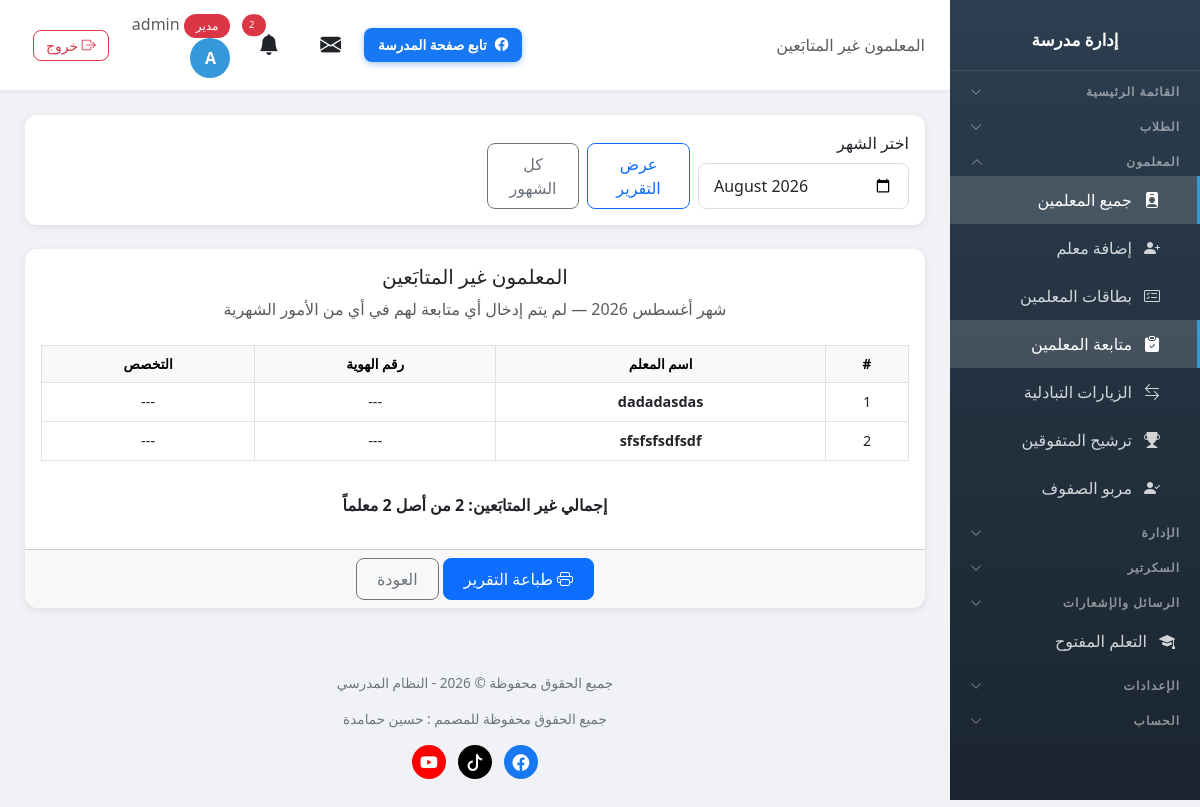
Screenshot of /followups/missing/ (signed in) with the database file from the repository.
### school/models.py (models this page shows, shortened)
class Profile(models.Model):
    ROLE_CHOICES = [
        ('admin', 'مدير'),
        ('vice_principal', 'نائب مدير'),
        ('secretary', 'سكرتير'),
        ('teacher', 'معلم'),
        ('student', 'طالب'),
    ]
    user = models.OneToOneField(User, on_delete=models.CASCADE, related_name='profile')
    role = models.CharField('الدور', max_length=20, choices=ROLE_CHOICES, default='student')
    phone = models.CharField('رقم الهاتف', max_length=20, blank=True)

class Teacher(models.Model):
    user = models.OneToOneField(User, on_delete=models.CASCADE, related_name='teacher_profile')
    full_name = models.CharField('الاسم الكامل', max_length=200)
    email = models.EmailField('البريد الإلكتروني', blank=True)
    phone = models.CharField('رقم الهاتف', max_length=20, blank=True)
    id_number = models.CharField('رقم الهوية', max_length=50, blank=True, help_text='رقم هوية المعلم الوطني')
    hire_date = models.DateField('تاريخ التعيين', null=True, blank=True)
    birth_date = models.DateField('تاريخ الميلاد', null=True, blank=True)
    qualification = models.CharField('المؤهل العلمي', max_length=200, blank=True, help_text='مثال: بكالوريوس، ماجستير، دكتوراه')
    specialization = models.CharField('التخصص', max_length=200, blank=True, help_text='مثال: رياضيات، فيزياء، لغة عربية')
    classes = models.ManyToManyField(Class, verbose_name='الصفوف', blank=True, related_name='teachers')
    subjects = models.ManyToManyField(Subject, verbose_name='المواد', blank=True, related_name='teachers')
    plain_password = models.CharField('كلمة المرور', max_length=100, blank=True, help_text='تظهر لمدير المدرسة فقط')
    created_at = models.DateTimeField('تاريخ الإضافة', auto_now_add=True)
    class Meta:
        verbose_name = 'معلم'
        verbose_name_plural = 'المعلمون'

### school/views.py (the view)
# urls.py: path('followups/missing/', views.teacher_followup_missing, name='teacher_followup_missing'),
@login_required
def teacher_followup_missing(request):
    if not has_perm(request.user, 'teacher_followup', 'view'):
        messages.error(request, 'ليس لديك صلاحية')
        return redirect('dashboard')
    month = request.GET.get('month', '')
    is_all = month == 'all'
    if is_all:
        followed_ids = TeacherFollowup.objects.values_list('teacher_id', flat=True)
        year, mon, month_value, month_label_text = None, None, 'all', 'جميع الشهور'
    else:
        year, mon = parse_month(month)
        followed_ids = TeacherFollowup.objects.filter(follow_date__year=year, follow_date__month=mon).values_list('teacher_id', flat=True)
        month_value, month_label_text = f'{year}-{mon:02d}', month_label(year, mon)
    missing = Teacher.objects.exclude(id__in=followed_ids).order_by('full_name')
    info = SchoolInfo.objects.first()
    return render(request, 'school/teacher_followup_missing.html', {
        'missing': missing,
        'year': year,
        'mon': mon,
        'month_value': month_value,
        'month_label': month_label_text,
        'is_all': is_all,
        'total_teachers': Teacher.objects.count(),
        'info': info,
    })

### templates/school/teacher_followup_missing.html (shortened to what this page needs)
{% extends 'school/base.html' %}
{% load static %}
{% block page_heading %}المعلمون غير المتابَعين{% endblock %}
{% block content %}
<div class="card mb-4 no-print">
    <div class="card-body">
        <form method="get" class="row g-2 align-items-end">
            <div class="col-md-3">
                <label class="form-label">اختر الشهر</label>
                <input type="month" name="month" class="form-control" value="{% if not is_all %}{{ month_value }}{% endif %}">
            </div>
            <div class="col-md-3 d-flex align-items-end">
                <button class="btn btn-outline-primary">عرض التقرير</button>
                <a href="{% url 'teacher_followup_missing' %}?month=all" class="btn btn-{% if is_all %}primary{% else %}outline-secondary{% endif %} ms-2">كل الشهور</a>
            </div>
        </form>
    </div>
</div>
<div class="card">
    <div class="card-body" id="reportArea">
        <div class="text-center mb-4">
            <h5>المعلمون غير المتابَعين</h5>
            <p class="text-muted">{% if is_all %}لم يتم إدخال أي متابعة لهم منذ بداية التسجيل{% else %}شهر {{ month_label }} — لم يتم إدخال أي متابعة لهم في أي من الأمور الشهرية{% endif %}</p>
        </div>
        {% if missing %}
        <div class="table-responsive">
            <table class="table table-bordered text-center align-middle" style="font-size: 0.9rem;">
                <thead class="table-light">
                    <tr>
                        <th>#</th>
                        <th>اسم المعلم</th>
                        <th>رقم الهوية</th>
                        <th>التخصص</th>
                    </tr>
                </thead>
                <tbody>
                    {% for t in missing %}
                    <tr>
                        <td>{{ forloop.counter }}</td>
                        <td><strong>{{ t.full_name }}</strong></td>
                        <td>{{ t.id_number|default:'---' }}</td>
                        <td>{{ t.specialization|default:'---' }}</td>
                    </tr>
                    {% endfor %}
                </tbody>
            </table>
        </div>
        <p class="text-center mt-3"><strong>إجمالي غير المتابَعين: {{ missing|length }} من أصل {{ total_teachers }} معلماً</strong></p>
        {% else %}
        <div class="text-center py-4">
            <i class="bi bi-check-circle-fill text-success" style="font-size: 3rem;"></i>
            <p class="mt-2">جميع المعلمين ({{ total_teachers }}) تمت متابعتهم في هذا الشهر</p>
        </div>
        {% endif %}
    </div>
    <div class="card-footer no-print text-center">
        <button class="btn btn-primary" onclick="window.print()"><i class="bi bi-printer"></i> طباعة التقرير</button>
        <a href="{% url 'teacher_followups' %}" class="btn btn-outline-secondary">العودة</a>
    </div>
</div>
{% endblock %}

### templates/school/base.html (shortened to what this page needs)
<!DOCTYPE html>
<html lang="ar" dir="rtl">
<head>
    <link href="https://cdn.jsdelivr.net/npm/bootstrap@5.3.0/dist/css/bootstrap.min.css" rel="stylesheet">
    <link href="https://cdn.jsdelivr.net/npm/bootstrap@5.3.0/dist/css/bootstrap.rtl.min.css" rel="stylesheet">
    <link rel="stylesheet" href="https://cdn.jsdelivr.net/npm/bootstrap-icons@1.11.0/font/bootstrap-icons.css">
    <link href="https://cdn.jsdelivr.net/npm/select2@4.1.0-rc.0/dist/css/select2.min.css" rel="stylesheet" />
    <link href="https://cdn.jsdelivr.net/npm/select2-bootstrap-5-theme@1.3.0/dist/select2-bootstrap-5-theme.rtl.min.css" rel="stylesheet" />
    <link rel="stylesheet" href="https://unpkg.com/leaflet@1.9.4/dist/leaflet.css" />
</head>
<body>
    {% if user.is_authenticated %}
    <div class="sidebar" id="sidebar">
        <div class="brand">
            <h4>إدارة مدرسة {{ school_info.name_ar }}</h4>
        </div>
        {% if user.is_authenticated %}
        <button class="nav-section nav-toggle" type="button" data-target="collapse-main" aria-expanded="false">
            <span>القائمة الرئيسية</span><i class="bi bi-chevron-down"></i>
        </button>
        {% if 'students_view' in user_perms or 'students_add' in user_perms or 'notes_view' in user_perms or 'levels_view' in user_perms or 'discipline_view' in user_perms or 'discipline_add' in user_perms %}
        <button class="nav-section nav-toggle" type="button" data-target="collapse-students" aria-expanded="false">
            <span>الطلاب</span><i class="bi bi-chevron-down"></i>
        </button>
        {% endif %}
        {% if 'teachers_view' in user_perms or 'teachers_add' in user_perms or 'nominations_view' in user_perms or 'guardians_view' in user_perms %}
        <button class="nav-section nav-toggle" type="button" data-target="collapse-teachers" aria-expanded="false">
            <span>المعلمون</span><i class="bi bi-chevron-down"></i>
        </button>
        <div class="nav-collapse" id="collapse-teachers">
        {% endif %}
        {% if 'teachers_view' in user_perms %}
        <a href="{% url 'teacher_list' %}" class="nav-link {% if 'teacher' in request.resolver_match.url_name %}active{% endif %}">
            <i class="bi bi-person-badge-fill"></i> جميع المعلمين
        </a>
        {% endif %}
        {% if 'teachers_add' in user_perms %}
        <a href="{% url 'add_teacher' %}" class="nav-link {% if request.resolver_match.url_name == 'add_teacher' %}active{% endif %}">
            <i class="bi bi-person-plus-fill"></i> إضافة معلم
        </a>
        {% endif %}
        {% if 'teachers_view' in user_perms %}
        <a href="{% url 'teacher_cards_report' %}" class="nav-link {% if request.resolver_match.url_name == 'teacher_cards_report' %}active{% endif %}">
            <i class="bi bi-card-checklist"></i> بطاقات المعلمين
        </a>
        {% endif %}
        {% if 'teacher_followup_view' in user_perms %}
        <a href="{% url 'teacher_followups' %}" class="nav-link {% if 'followup' in request.resolver_match.url_name %}active{% endif %}">
            <i class="bi bi-clipboard-check-fill"></i> متابعة المعلمين
        </a>
        {% endif %}
        {% if 'reciprocal_visits_view' in user_perms and user.profile.role != 'teacher' %}
        <a href="{% url 'reciprocal_visit_list' %}" class="nav-link {% if 'reciprocal_visit' in request.resolver_match.url_name %}active{% endif %}">
            <i class="bi bi-arrow-left-right"></i> الزيارات التبادلية
        </a>
        {% endif %}
        {% if 'nominations_view' in user_perms %}
        <a href="{% url 'guardian_students' %}" class="nav-link {% if request.resolver_match.url_name == 'guardian_students' %}active{% endif %}">
            <i class="bi bi-trophy-fill"></i> ترشيح المتفوقين
        </a>
        {% endif %}
        {% if 'guardians_view' in user_perms %}
        <a href="{% url 'guardian_assign' %}" class="nav-link {% if request.resolver_match.url_name == 'guardian_assign' %}active{% endif %}">
            <i class="bi bi-person-check-fill"></i> مربو الصفوف
        </a>
        {% endif %}
        {% if 'teachers_view' in user_perms or 'teachers_add' in user_perms or 'nominations_view' in user_perms or 'guardians_view' in user_perms %}
        </div>
        {% endif %}
        {% if 'classes_view' in user_perms or 'subjects_view' in user_perms or 'announcements_view' in user_perms or 'agenda_view' in user_perms or 'leaves_view' in user_perms or 'lateness_view' in user_perms or 'meetings_view' in user_perms or 'supervisor_visits_view' in user_perms or 'inspection_visits_view' in user_perms or 'visit_program_view' in user_perms or 'absence_view' in user_perms or 'schedule_view' in user_perms or 'certificates_view' in user_perms or 'exams_view' in user_perms or 'survey_view' in user_perms %}
        <button class="nav-section nav-toggle" type="button" data-target="collapse-admin" aria-expanded="false">
            <span>الإدارة</span><i class="bi bi-chevron-down"></i>
        </button>
        {% endif %}
        {% if 'incoming_view' in user_perms or 'outgoing_view' in user_perms or 'no_objection_view' in user_perms %}
        <button class="nav-section nav-toggle" type="button" data-target="collapse-secretary" aria-expanded="false">
            <span>السكرتير</span><i class="bi bi-chevron-down"></i>
        </button>
        {% endif %}
        {% if 'messages_view' in user_perms or 'messages_send' in user_perms %}
        <button class="nav-section nav-toggle" type="button" data-target="collapse-messages" aria-expanded="false">
            <span>الرسائل والإشعارات</span><i class="bi bi-chevron-down"></i>
        </button>
        {% endif %}
        {% if 'open_learning_view' in user_perms %}
        <a href="{% url 'open_learning_list' %}" class="nav-link {% if 'open_learning' in request.resolver_match.url_name %}active{% endif %}">
            <i class="bi bi-mortarboard-fill"></i> التعلم المفتوح
        </a>
        {% endif %}
        {% if 'settings_accounts' in user_perms or 'settings_whatsapp' in user_perms or 'settings_links' in user_perms or user.profile.role == 'admin' %}
        <button class="nav-section nav-toggle" type="button" data-target="collapse-settings" aria-expanded="false">
            <span>الإعدادات</span><i class="bi bi-chevron-down"></i>
        </button>
        {% endif %}
        <button class="nav-section nav-toggle" type="button" data-target="collapse-account" aria-expanded="false">
            <span>الحساب</span><i class="bi bi-chevron-down"></i>
        </button>
        {% endif %}
    </div>
    <div class="main-content">
        <div class="top-bar">
            <div>
                <span class="d-none d-md-inline text-muted">{% block page_heading %}{% endblock %}</span>
            </div>
            <div style="display:flex; align-items:center; gap:10px;">
                <a href="https://www.facebook.com/ALMANSOUR.SCHOOL.YATTA" target="_blank" rel="noopener" class="btn btn-social-fb d-none d-md-inline-flex align-items-center gap-2">
                    <i class="bi bi-facebook"></i> تابع صفحة المدرسة
                </a>
                <div class="user-info">
                <div class="dropdown d-inline-block mx-2" id="messageBell">
                    <button class="btn btn-link text-reset position-relative p-1" type="button" data-bs-toggle="dropdown" aria-expanded="false" style="font-size: 1.3rem;">
                        <i class="bi bi-envelope-fill"></i>
                    </button>
                </div>
                <div class="dropdown d-inline-block mx-2" id="notificationBell">
                    <button class="btn btn-link text-reset position-relative p-1" type="button" data-bs-toggle="dropdown" aria-expanded="false" style="font-size: 1.3rem;">
                        <i class="bi bi-bell-fill"></i>
                        {% if unread_notifications_count > 0 %}
                        <span class="position-absolute top-0 start-100 translate-middle badge rounded-pill bg-danger" style="font-size: 0.6rem;">
                            {{ unread_notifications_count }}
                        </span>
                        {% endif %}
                    </button>
                </div>
                <a href="{% url 'my_account' %}" class="text-decoration-none text-reset">
                    <span class="text-muted d-none d-sm-inline">
                        <span class="badge bg-{% if user.profile.role == 'admin' %}danger{% elif user.profile.role == 'teacher' %}success{% else %}info{% endif %}">
                            {{ user.profile.get_role_display }}
                        </span>
                        {{ user.first_name|default:user.username }}
                    </span>
                    <div class="avatar">{{ user.first_name|first|default:user.username|first|upper }}</div>
                </a>
                <a href="{% url 'logout' %}" class="btn btn-sm btn-outline-danger ms-2" title="تسجيل الخروج">
                    <i class="bi bi-box-arrow-right"></i> <span class="d-none d-sm-inline">خروج</span>
                </a>
                </div>
                </div>
            </div>
        <div class="page-content">
            {% block content %}{% endblock %}
        </div>
        <div class="footer no-print">
            <p>جميع الحقوق محفوظة &copy; {% now "Y" %} - النظام المدرسي</p>
            <p>جميع الحقوق محفوظة للمصمم : حسين حمامدة</p>
            <p class="footer-social">
                <a href="https://www.facebook.com/hhamamdeh" target="_blank" rel="noopener" class="fb" title="فيسبوك" aria-label="فيسبوك"><i class="bi bi-facebook"></i></a>
                <a href="https://www.tiktok.com/@abuadelhamamdeh" target="_blank" rel="noopener" class="tt" title="تيك توك" aria-label="تيك توك"><i class="bi bi-tiktok"></i></a>
                <a href="https://www.youtube.com/@husseintech" target="_blank" rel="noopener" class="yt" title="يوتيوب" aria-label="يوتيوب"><i class="bi bi-youtube"></i></a>
            </p>
        </div>
    </div>
    {% endif %}
</body>
</html>

### rows the page displays
Teacher: full_name "dadadasdas", id_number "---", specialization "---"
Teacher: full_name "sfsfsfsdfsdf", id_number "---", specialization "---"

### other values shown
{{ unread_notifications_count }} "2"
{{ user.profile.get_role_display }} "مدير"
{{ user.first_name|default:user.username }} "admin"
{{ user.first_name|first|default:user.username|first|upper }} "A"
{{ missing|length }} "2"
